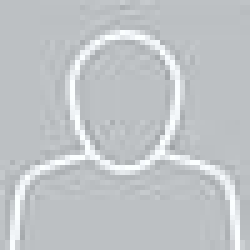
#> input picture pictures/imageTRESPETITE.jpg, 50 x 50 px (shown 5 times larger)
$ python exercice2.py
#> lines starting #> are read from the running program, lines starting #| are printed output that depends on the picture
from PIL import Image

im = Image.open("pictures/imageTRESPETITE.jpg")
#> im is the input picture: PIL image 50x50 RGB; mean R, G, B 191.8, 195.8, 198.8
width = im.size[0]
#> width = 50
height = im.size[1]
#> height = 50
imNew = Image.new("L", ((width+1, height+1)))
#> imNew: PIL image 51x51 L; every value is 0

im = im.convert("L")
#> im: PIL image 50x50 L

for i in range (0, height+1):
    for j in range (0, width+1):
        if(i==0):
            imNew.putpixel((j,i), 0)
        elif(j==0):
            imNew.putpixel((j,i), 0)
        elif(i==width):
            imNew.putpixel((j,i), 0)
        elif(j==height):
            imNew.putpixel((j,i), 0)
        else :
            imNew.putpixel((j,i), im.getpixel((j,i)))
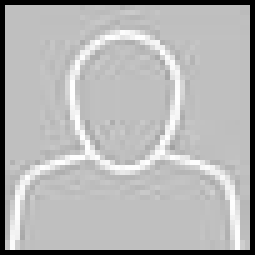
#> imNew: PIL image 51x51 L (shown 5 times larger); min 0, max 254, mean 179.9

imNew.save("resultats/imageTRESPETITEcadre.jpg")
